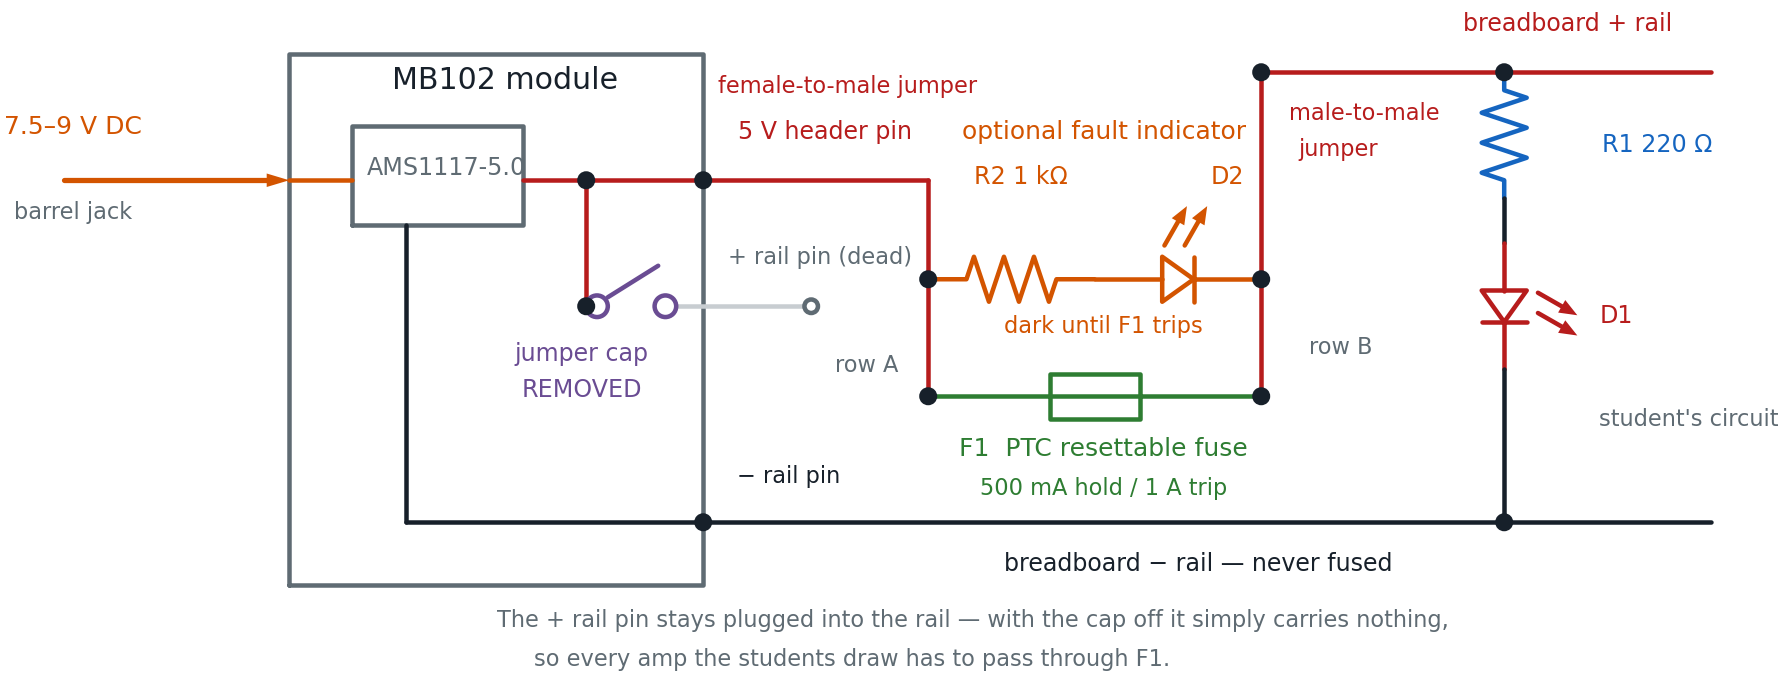

Write Python code to recreate this figure.
#!/usr/bin/env python3
"""Render the "add a PTC fuse to the +5 V rail" schematic (header-pin method).

Prompt:
    Draw Method 1 from the Safe Power for Learning page so a teacher can trace
    the wiring from the diagram alone. Show the MB102's internal split: the
    regulator's 5 V node runs straight out to the middle header pin, and
    separately toward the + rail pin through the 5V/OFF/3.3V jumper - drawn as
    an OPEN switch, because the cap has been removed, leaving that pin dead.
    Then follow the external path: a female-to-male jumper from the 5 V header
    into a terminal-strip row, a PTC fuse bridging to a second row, a
    male-to-male jumper up to the red rail, the student's load, and ground
    returning through the module's - rail pin, unfused.

Topology: DC in -> AMS1117 -> 5 V node -> {5 V header pin, open jumper -> dead
+ rail pin}; 5 V header -> row A -> F1 -> row B -> + rail -> R1 -> D1 -> - rail
-> module - rail pin.
Assumptions: jumper caps removed on both sides, a 500 mA hold / 1 A trip radial
PTC, and one representative LED branch standing in for the student's circuit.

Usage:
    python3 ptc-fuse-schematic.py ptc-fuse-schematic.png
"""

from pathlib import Path
import sys

sys.path.insert(0, str(Path(__file__).resolve().parents[3]))
import schemdraw.elements as elm
from docs.schematic_utils import (
    BLUE,
    GRAY,
    GREEN,
    INK,
    LIGHT_GRAY,
    ORANGE,
    PURPLE,
    RED,
    arrow,
    dot,
    drawing,
    save_cli,
    text,
    wire,
)

# ---- Module body ----
BOX_L, BOX_R = 0.4, 5.0
BOX_B, BOX_T = 1.1, 7.0

REG_L, REG_R = 1.1, 3.0
REG_B, REG_T = 5.1, 6.2
GND_X = 1.7                  # internal ground drop from the regulator

BUS_X = 3.7                  # internal +5 V bus column
SW_R = 4.7                   # right end of the jumper-cap switch

Y_HDR_5V = 5.6               # middle header, 5 V pin
Y_RAIL_PIN = 4.2             # + rail pin, dead with the cap removed
Y_NEG = 1.8                  # - rail pin, and the breadboard - rail

# ---- External wiring ----
X_ROW_A = 7.5                # terminal-strip row the 5 V jumper lands in
X_ROW_B = 11.2               # terminal-strip row on the far side of the fuse
Y_FUSE = 3.2
Y_FAULT = 4.5                # optional fault-indicator branch, parallel to F1
X_FAULT_MID = (X_ROW_A + X_ROW_B) / 2
Y_POS = 6.8                  # breadboard + rail
X_LOAD = 13.9
X_RAIL_END = 16.2


def build_drawing():
    d = drawing()

    # ================= The MB102 module =================
    d.add(elm.Rect(corner1=(BOX_L, BOX_B), corner2=(BOX_R, BOX_T)).color(GRAY))
    text(d, "MB102 module", ((BOX_L + BOX_R) / 2, 6.62), color=INK, fontsize=12)

    d.add(elm.Rect(corner1=(REG_L, REG_B), corner2=(REG_R, REG_T)).color(GRAY))
    text(d, "AMS1117-5.0", ((REG_L + REG_R) / 2, 5.65), color=GRAY, fontsize=9.5)

    # DC input
    arrow(d, (BOX_L - 2.5, Y_HDR_5V), (BOX_L, Y_HDR_5V), color=ORANGE)
    text(d, "7.5–9 V DC", (BOX_L - 2.5, Y_HDR_5V + 0.5), color=ORANGE, fontsize=10)
    text(d, "barrel jack", (BOX_L - 2.5, Y_HDR_5V - 0.45), color=GRAY, fontsize=9)
    wire(d, (BOX_L, Y_HDR_5V), (REG_L, Y_HDR_5V), color=ORANGE)

    # +5 V node leaving the regulator
    wire(d, (REG_R, Y_HDR_5V), (BUS_X, Y_HDR_5V), color=RED)
    wire(d, (BUS_X, Y_RAIL_PIN), (BUS_X, Y_HDR_5V), color=RED)
    dot(d, (BUS_X, Y_HDR_5V))
    dot(d, (BUS_X, Y_RAIL_PIN))

    # Branch 1 -- straight out to the middle header's 5 V pin, always live
    wire(d, (BUS_X, Y_HDR_5V), (BOX_R, Y_HDR_5V), color=RED)
    dot(d, (BOX_R, Y_HDR_5V))
    text(d, "5 V header pin", (BOX_R + 1.25, Y_HDR_5V + 0.45), color=RED, fontsize=9.5)

    # Branch 2 -- toward the + rail pin through the jumper cap, drawn OPEN
    sw = d.add(
        elm.Switch(action=None)
        .at((BUS_X, Y_RAIL_PIN))
        .to((SW_R, Y_RAIL_PIN))
        .color(PURPLE)
    )
    # Kept left of BOX_R so the label never crosses the module outline.
    text(d, "jumper cap", (3.55, Y_RAIL_PIN - 0.62), color=PURPLE, fontsize=9.5)
    text(d, "REMOVED", (3.55, Y_RAIL_PIN - 1.02), color=PURPLE, fontsize=9.5)
    wire(d, sw.end, (BOX_R + 1.2, Y_RAIL_PIN), color=LIGHT_GRAY)
    dot(d, (BOX_R + 1.2, Y_RAIL_PIN), color=GRAY, open=True)
    text(d, "+ rail pin (dead)", (BOX_R + 1.2, Y_RAIL_PIN + 0.45), color=GRAY, fontsize=9)

    # Ground -- straight out of the regulator to the module's - rail pin
    wire(d, (GND_X, REG_B), (GND_X, Y_NEG), color=INK)
    wire(d, (GND_X, Y_NEG), (BOX_R, Y_NEG), color=INK)
    dot(d, (BOX_R, Y_NEG))
    text(d, "− rail pin", (BOX_R + 0.85, Y_NEG + 0.42), color=INK, fontsize=9)

    # ================= External wiring =================
    # Female-to-male jumper: 5 V header across to the terminal strip
    wire(d, (BOX_R, Y_HDR_5V), (X_ROW_A, Y_HDR_5V), color=RED)
    text(d, "female-to-male jumper", (6.5, Y_HDR_5V + 0.95), color=RED, fontsize=9)
    wire(d, (X_ROW_A, Y_HDR_5V), (X_ROW_A, Y_FUSE), color=RED)
    dot(d, (X_ROW_A, Y_FUSE))
    text(d, "row A", (X_ROW_A - 0.78, Y_FUSE + 0.45), color=GRAY, fontsize=9)

    # The fuse, bridging two terminal-strip rows
    d.add(elm.Fuse().at((X_ROW_A, Y_FUSE)).to((X_ROW_B, Y_FUSE)).color(GREEN))
    text(d, "F1  PTC resettable fuse", ((X_ROW_A + X_ROW_B) / 2, Y_FUSE - 0.68), color=GREEN, fontsize=10)
    text(d, "500 mA hold / 1 A trip", ((X_ROW_A + X_ROW_B) / 2, Y_FUSE - 1.12), color=GREEN, fontsize=9)
    dot(d, (X_ROW_B, Y_FUSE))
    text(d, "row B", (X_ROW_B + 0.78, Y_FUSE + 0.45), color=GRAY, fontsize=9)

    # Optional fault indicator, wired straight across F1. While the fuse is
    # behaving there is almost no voltage across it, so D2 stays dark; once it
    # trips, nearly the whole rail voltage appears here and D2 lights.
    dot(d, (X_ROW_A, Y_FAULT))
    dot(d, (X_ROW_B, Y_FAULT))
    d.add(
        elm.Resistor()
        .at((X_ROW_A, Y_FAULT))
        .to((X_FAULT_MID, Y_FAULT))
        .color(ORANGE)
    )
    d.add(
        elm.LED().at((X_FAULT_MID, Y_FAULT)).to((X_ROW_B, Y_FAULT)).color(ORANGE)
    )
    # Labels sit clear of the LED's emission arrows and of the row B column.
    text(d, "optional fault indicator", (X_FAULT_MID, Y_FAULT + 1.55), color=ORANGE, fontsize=10)
    text(d, "R2 1 kΩ", ((X_ROW_A + X_FAULT_MID) / 2, Y_FAULT + 1.05), color=ORANGE, fontsize=9.5)
    text(d, "D2", ((X_FAULT_MID + X_ROW_B) / 2 + 0.45, Y_FAULT + 1.05), color=ORANGE, fontsize=9.5)
    text(d, "dark until F1 trips", (X_FAULT_MID, Y_FAULT - 0.62), color=ORANGE, fontsize=9)

    # Male-to-male jumper up onto the red rail
    wire(d, (X_ROW_B, Y_FUSE), (X_ROW_B, Y_POS), color=RED)
    text(d, "male-to-male", (X_ROW_B + 1.25, Y_POS - 0.55), color=RED, fontsize=9)
    text(d, "jumper", (X_ROW_B + 0.95, Y_POS - 0.95), color=RED, fontsize=9)
    dot(d, (X_ROW_B, Y_POS))

    # Breadboard + rail
    wire(d, (X_ROW_B, Y_POS), (X_RAIL_END, Y_POS), color=RED)
    text(d, "breadboard + rail", (X_RAIL_END - 1.7, Y_POS + 0.45), color=RED, fontsize=9.5)

    # The student's circuit
    dot(d, (X_LOAD, Y_POS))
    res = d.add(elm.Resistor().down().at((X_LOAD, Y_POS)).to((X_LOAD, 5.4)).color(BLUE))
    text(d, "R1 220 Ω", (X_LOAD + 1.6, 6.1), color=BLUE, fontsize=9.5)
    wire(d, res.end, (X_LOAD, 4.9))
    led = d.add(elm.LED().down().at((X_LOAD, 4.9)).to((X_LOAD, 3.5)).color(RED))
    text(d, "D1", (X_LOAD + 1.15, 4.2), color=RED, fontsize=9.5)
    text(d, "student's circuit", (X_LOAD + 1.95, 3.05), color=GRAY, fontsize=9)
    wire(d, led.end, (X_LOAD, Y_NEG))
    dot(d, (X_LOAD, Y_NEG))

    # Breadboard - rail
    wire(d, (BOX_R, Y_NEG), (X_RAIL_END, Y_NEG), color=INK)
    text(d, "breadboard − rail — never fused", (10.4, Y_NEG - 0.55), color=INK, fontsize=9.5)

    # Footnote explaining the dead pin
    text(
        d,
        "The + rail pin stays plugged into the rail — with the cap off it simply carries nothing,",
        (7.9, 0.62),
        color=GRAY,
        fontsize=9,
    )
    text(
        d,
        "so every amp the students draw has to pass through F1.",
        (6.55, 0.18),
        color=GRAY,
        fontsize=9,
    )

    return d


if __name__ == "__main__":
    save_cli(build_drawing, __doc__)
